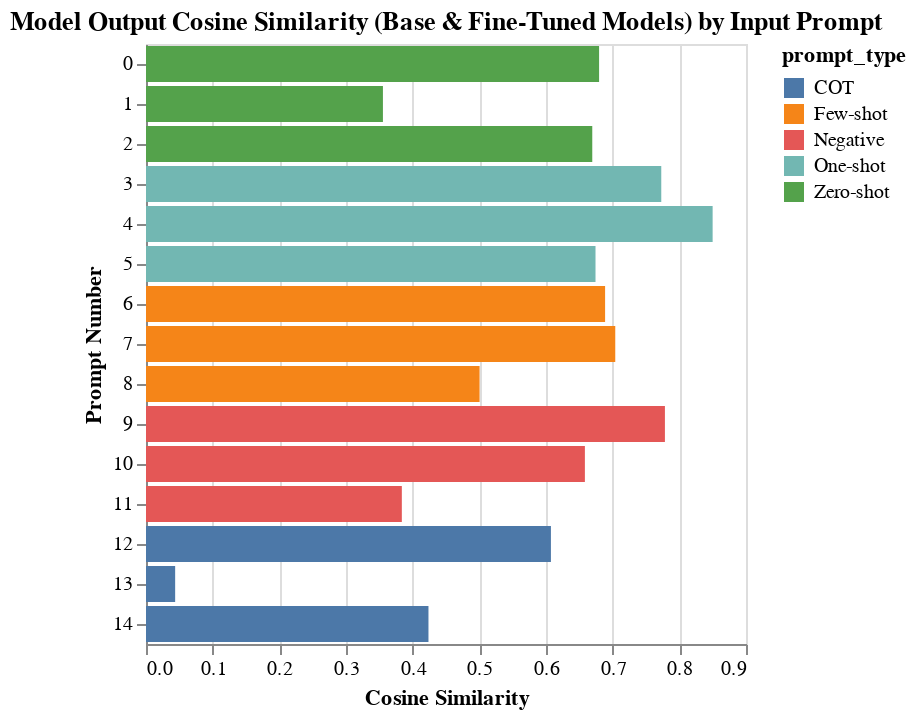

The cell this chart's notebook holds for it:
### Code cell
alt.Chart(data_final).mark_bar().encode(
    y=alt.X("index:N").title("Prompt Number"),
    x=alt.Y("similarity_base_fine_tuned:Q").title("Cosine Similarity"),
    color="prompt_type"
).properties(
    title="Model Output Cosine Similarity (Base & Fine-Tuned Models) by Input Prompt"
).interactive()
